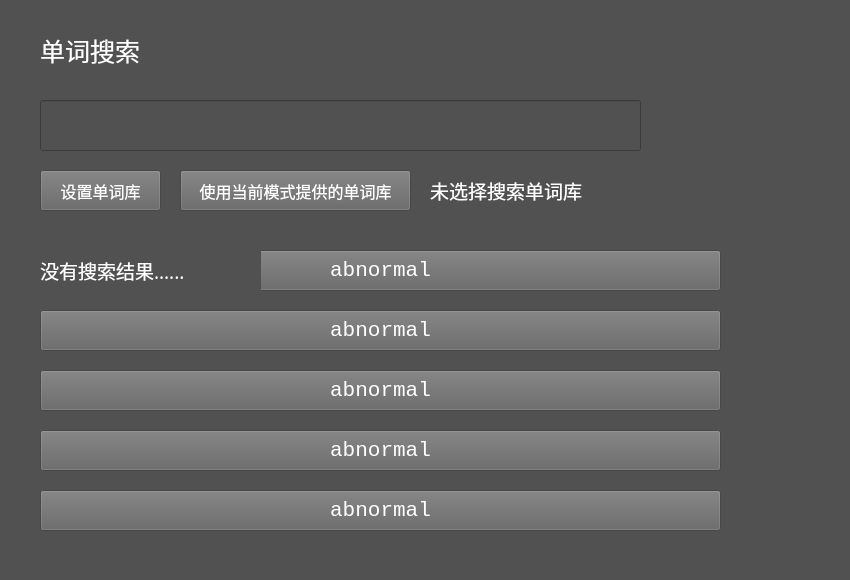
<?xml version="1.0" encoding="UTF-8"?>
<ui version="4.0">
 <class>Search</class>
 <widget class="QMainWindow" name="Search">
  <property name="geometry">
   <rect>
    <x>0</x>
    <y>0</y>
    <width>850</width>
    <height>580</height>
   </rect>
  </property>
  <property name="minimumSize">
   <size>
    <width>850</width>
    <height>580</height>
   </size>
  </property>
  <property name="maximumSize">
   <size>
    <width>850</width>
    <height>580</height>
   </size>
  </property>
  <property name="windowTitle">
   <string>单词搜索</string>
  </property>
  <property name="styleSheet">
   <string notr="true">background-color: rgb(81, 81, 81);</string>
  </property>
  <widget class="QWidget" name="centralwidget">
   <widget class="QLabel" name="labelTitle">
    <property name="geometry">
     <rect>
      <x>40</x>
      <y>30</y>
      <width>471</width>
      <height>41</height>
     </rect>
    </property>
    <property name="font">
     <font>
      <family>等线</family>
      <pointsize>19</pointsize>
     </font>
    </property>
    <property name="styleSheet">
     <string notr="true">color: rgb(255, 255, 255);</string>
    </property>
    <property name="text">
     <string>单词搜索</string>
    </property>
   </widget>
   <widget class="QLabel" name="labelWordBaseInfo">
    <property name="geometry">
     <rect>
      <x>430</x>
      <y>170</y>
      <width>381</width>
      <height>41</height>
     </rect>
    </property>
    <property name="font">
     <font>
      <family>等线</family>
      <pointsize>14</pointsize>
     </font>
    </property>
    <property name="styleSheet">
     <string notr="true">color: rgb(255, 255, 255);</string>
    </property>
    <property name="text">
     <string>未选择搜索单词库</string>
    </property>
   </widget>
   <widget class="QPushButton" name="pushButtonSet">
    <property name="geometry">
     <rect>
      <x>40</x>
      <y>170</y>
      <width>121</width>
      <height>41</height>
     </rect>
    </property>
    <property name="font">
     <font>
      <family>等线</family>
      <pointsize>12</pointsize>
     </font>
    </property>
    <property name="styleSheet">
     <string notr="true">background-color: rgb(100, 100, 100);
color: rgb(255, 255, 255);</string>
    </property>
    <property name="text">
     <string>设置单词库</string>
    </property>
   </widget>
   <widget class="QPushButton" name="pushButtonApply">
    <property name="geometry">
     <rect>
      <x>180</x>
      <y>170</y>
      <width>231</width>
      <height>41</height>
     </rect>
    </property>
    <property name="font">
     <font>
      <family>等线</family>
      <pointsize>12</pointsize>
     </font>
    </property>
    <property name="styleSheet">
     <string notr="true">background-color: rgb(100, 100, 100);
color: rgb(255, 255, 255);</string>
    </property>
    <property name="text">
     <string>使用当前模式提供的单词库</string>
    </property>
   </widget>
   <widget class="QLineEdit" name="lineEditSearch">
    <property name="geometry">
     <rect>
      <x>40</x>
      <y>100</y>
      <width>601</width>
      <height>51</height>
     </rect>
    </property>
    <property name="font">
     <font>
      <family>Consolas</family>
      <pointsize>18</pointsize>
     </font>
    </property>
    <property name="styleSheet">
     <string notr="true">color: rgb(255, 255, 255);</string>
    </property>
    <property name="text">
     <string/>
    </property>
   </widget>
   <widget class="QPushButton" name="pushButtonResult0">
    <property name="geometry">
     <rect>
      <x>40</x>
      <y>250</y>
      <width>681</width>
      <height>41</height>
     </rect>
    </property>
    <property name="font">
     <font>
      <family>Consolas</family>
      <pointsize>16</pointsize>
     </font>
    </property>
    <property name="styleSheet">
     <string notr="true">background-color: rgb(100, 100, 100);
color: rgb(255, 255, 255);</string>
    </property>
    <property name="text">
     <string>abnormal</string>
    </property>
   </widget>
   <widget class="QPushButton" name="pushButtonResult1">
    <property name="geometry">
     <rect>
      <x>40</x>
      <y>310</y>
      <width>681</width>
      <height>41</height>
     </rect>
    </property>
    <property name="font">
     <font>
      <family>Consolas</family>
      <pointsize>16</pointsize>
     </font>
    </property>
    <property name="styleSheet">
     <string notr="true">background-color: rgb(100, 100, 100);
color: rgb(255, 255, 255);</string>
    </property>
    <property name="text">
     <string>abnormal</string>
    </property>
   </widget>
   <widget class="QPushButton" name="pushButtonResult2">
    <property name="geometry">
     <rect>
      <x>40</x>
      <y>370</y>
      <width>681</width>
      <height>41</height>
     </rect>
    </property>
    <property name="font">
     <font>
      <family>Consolas</family>
      <pointsize>16</pointsize>
     </font>
    </property>
    <property name="styleSheet">
     <string notr="true">background-color: rgb(100, 100, 100);
color: rgb(255, 255, 255);</string>
    </property>
    <property name="text">
     <string>abnormal</string>
    </property>
   </widget>
   <widget class="QPushButton" name="pushButtonResult3">
    <property name="geometry">
     <rect>
      <x>40</x>
      <y>430</y>
      <width>681</width>
      <height>41</height>
     </rect>
    </property>
    <property name="font">
     <font>
      <family>Consolas</family>
      <pointsize>16</pointsize>
     </font>
    </property>
    <property name="styleSheet">
     <string notr="true">background-color: rgb(100, 100, 100);
color: rgb(255, 255, 255);</string>
    </property>
    <property name="text">
     <string>abnormal</string>
    </property>
   </widget>
   <widget class="QPushButton" name="pushButtonResult4">
    <property name="geometry">
     <rect>
      <x>40</x>
      <y>490</y>
      <width>681</width>
      <height>41</height>
     </rect>
    </property>
    <property name="font">
     <font>
      <family>Consolas</family>
      <pointsize>16</pointsize>
     </font>
    </property>
    <property name="styleSheet">
     <string notr="true">background-color: rgb(100, 100, 100);
color: rgb(255, 255, 255);</string>
    </property>
    <property name="text">
     <string>abnormal</string>
    </property>
   </widget>
   <widget class="QLabel" name="labelSearchInfo">
    <property name="geometry">
     <rect>
      <x>40</x>
      <y>250</y>
      <width>221</width>
      <height>41</height>
     </rect>
    </property>
    <property name="font">
     <font>
      <family>等线</family>
      <pointsize>14</pointsize>
     </font>
    </property>
    <property name="styleSheet">
     <string notr="true">color: rgb(255, 255, 255);</string>
    </property>
    <property name="text">
     <string>没有搜索结果......</string>
    </property>
   </widget>
  </widget>
 </widget>
 <resources/>
 <connections/>
</ui>
